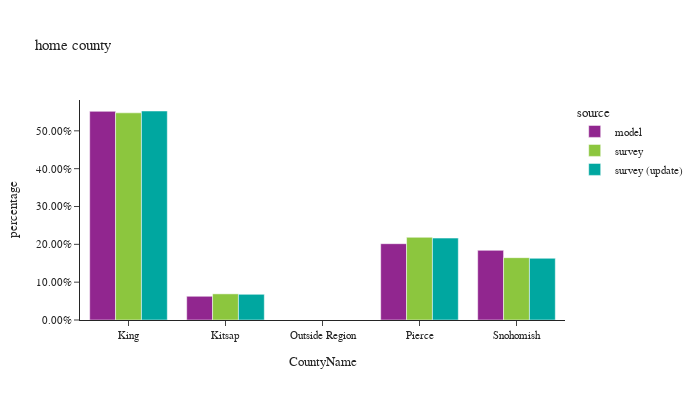

This figure's notebook cell:
### Code cell
plot_hh_stat(df_hh, 'CountyName', 'home county')

### Figure 1 — Plotly figure (JSON) as saved in the notebook; plotly's stock layout.template omitted (floating-point values rounded to 4 significant figures)
{"data": [{"alignmentgroup": "True", "customdata": [[957460], [108901], [3], [350141], [319624]], "hovertemplate": "source=model<br>CountyName=%{x}<br>percentage=%{y}<br>sample count=%{customdata[0]}<extra></extra>", "legendgroup": "model", "marker": {"color": "#91268F", "pattern": {"shape": ""}}, "name": "model", "offsetgroup": "model", "orientation": "v", "showlegend": true, "textposition": "auto", "type": "bar", "x": ["King", "Kitsap", "Outside Region", "Pierce", "Snohomish"], "xaxis": "x", "y": [0.5515, 0.06273, 1.728e-06, 0.2017, 0.1841], "yaxis": "y"}, {"alignmentgroup": "True", "customdata": [[2590], [184], [426], [369]], "hovertemplate": "source=survey<br>CountyName=%{x}<br>percentage=%{y}<br>sample count=%{customdata[0]}<extra></extra>", "legendgroup": "survey", "marker": {"color": "#8CC63E", "pattern": {"shape": ""}}, "name": "survey", "offsetgroup": "survey", "orientation": "v", "showlegend": true, "textposition": "auto", "type": "bar", "x": ["King", "Kitsap", "Pierce", "Snohomish"], "xaxis": "x", "y": [0.5476, 0.06909, 0.2186, 0.1648], "yaxis": "y"}, {"alignmentgroup": "True", "customdata": [[2744], [191], [447], [383]], "hovertemplate": "source=survey (update)<br>CountyName=%{x}<br>percentage=%{y}<br>sample count=%{customdata[0]}<extra></extra>", "legendgroup": "survey (update)", "marker": {"color": "#00A7A0", "pattern": {"shape": ""}}, "name": "survey (update)", "offsetgroup": "survey (update)", "orientation": "v", "showlegend": true, "textposition": "auto", "type": "bar", "x": ["King", "Kitsap", "Pierce", "Snohomish"], "xaxis": "x", "y": [0.5524, 0.06794, 0.2165, 0.1631], "yaxis": "y"}], "layout": {"barmode": "group", "font": {"size": 11}, "height": 400, "legend": {"title": {"text": "source"}, "tracegroupgap": 0}, "title": {"text": "home county"}, "width": 700, "xaxis": {"anchor": "y", "domain": [0.0, 1.0], "title": {"text": "CountyName"}}, "yaxis": {"anchor": "x", "domain": [0.0, 1.0], "tickformat": ".2%", "title": {"text": "percentage"}}}}
